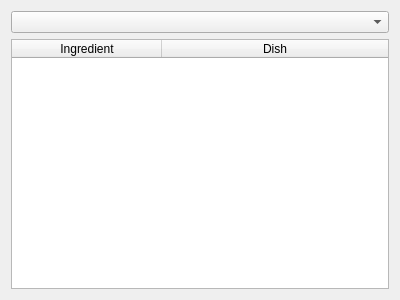
<?xml version="1.0" encoding="UTF-8"?>
<ui version="4.0">
 <class>Show_Ingredient</class>
 <widget class="QDialog" name="Show_Ingredient">
  <property name="geometry">
   <rect>
    <x>0</x>
    <y>0</y>
    <width>400</width>
    <height>300</height>
   </rect>
  </property>
  <property name="windowTitle">
   <string>Dialog</string>
  </property>
  <layout class="QGridLayout" name="gridLayout">
   <item row="0" column="0">
    <widget class="QComboBox" name="comboBox"/>
   </item>
   <item row="1" column="0">
    <widget class="QTableWidget" name="tableWidget">
     <attribute name="horizontalHeaderDefaultSectionSize">
      <number>150</number>
     </attribute>
     <attribute name="horizontalHeaderStretchLastSection">
      <bool>true</bool>
     </attribute>
     <column>
      <property name="text">
       <string>Ingredient</string>
      </property>
     </column>
     <column>
      <property name="text">
       <string>Dish</string>
      </property>
     </column>
    </widget>
   </item>
  </layout>
 </widget>
 <resources/>
 <connections/>
</ui>
